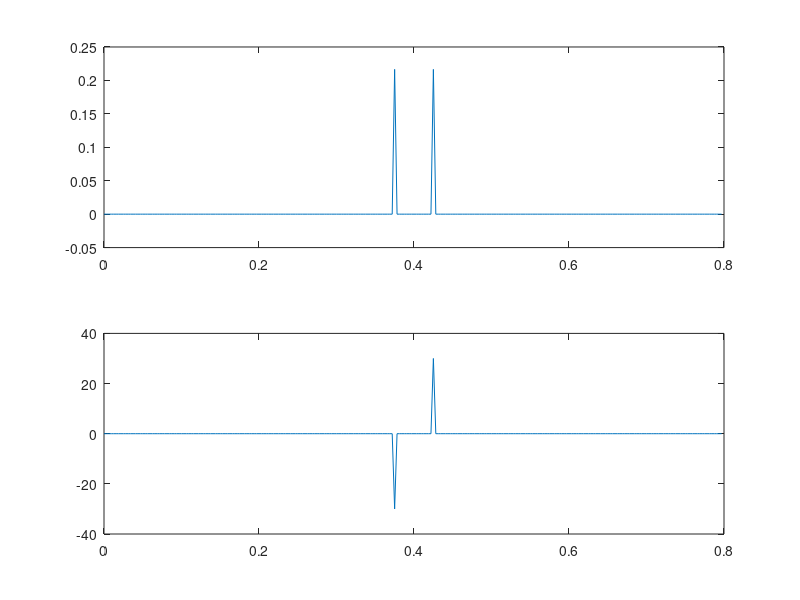

Write MATLAB code to recreate this figure.
A=0.5;%Amplitude
fc=10;%frequency of the cosine wave
phase=30; %desired phase shift of the cosine in degrees
fs=32*fc;%sampling frequency with oversampling factor 32
t=0:1/fs:2-1/fs;%2 seconds duration
 
phi = phase*pi/180; %convert phase shift in degrees in radians
x=A*cos(2*pi*fc*t+phi);%time domain signal with phase shift

N=256; %FFT size
X = 1/N*fftshift(fft(x,N));%N-point complex DFT

f = t(1:N);
subplot(2,1,1)
plot(f,real(X(1:N))); %plot the signal

subplot(2,1,2)
plot(f,abs(imag(X(1:N)))); %plot the signal

X2=X;%store the FFT results in another array
%detect noise (very small numbers (eps)) and ignore them
threshold = max(abs(X))/10000; %tolerance threshold
X2(abs(X)<threshold) = 0; %maskout values that are below the threshold
phase=atan2(imag(X2),real(X2))*180/pi; %phase information
plot(f,phase); %phase vs frequencies